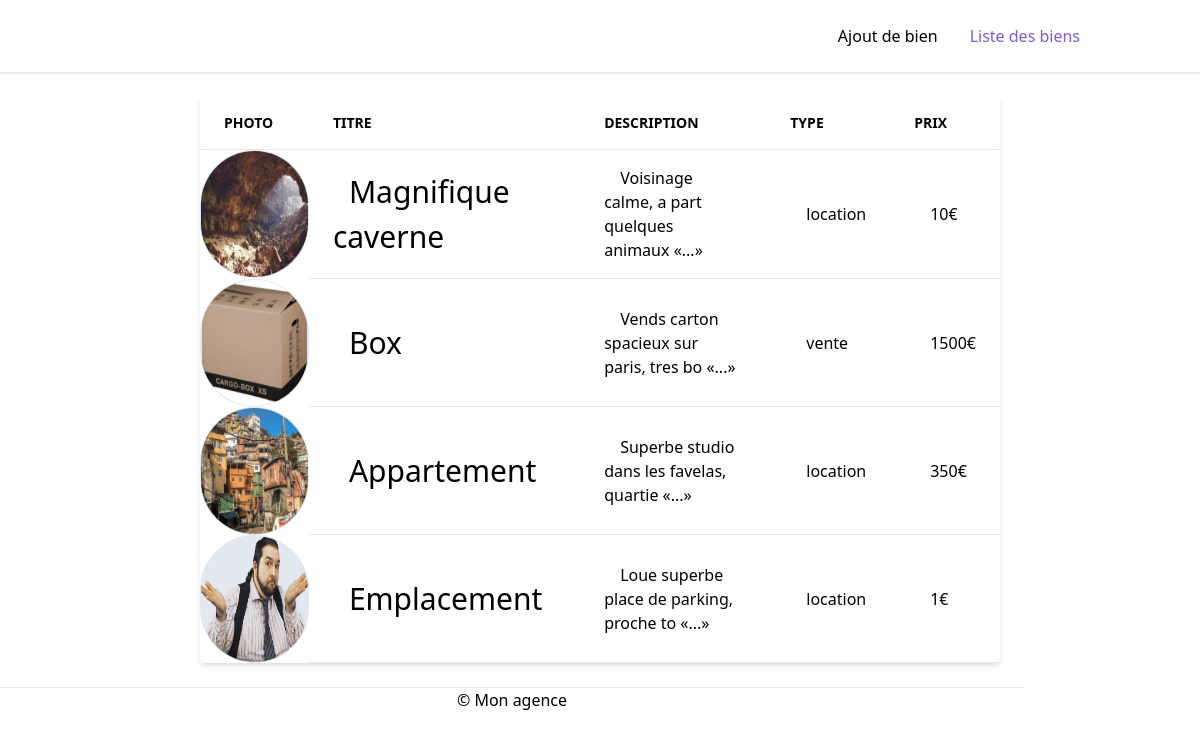
Page /liste.php on the committed database.
### tables this page shows
CREATE TABLE `logement` (
  `id_logement` int(11) NOT NULL,
  `titre` varchar(50) NOT NULL,
  `adresse` varchar(50) NOT NULL,
  `ville` varchar(50) NOT NULL,
  `cp` varchar(5) NOT NULL,
  `surface` varchar(4) NOT NULL,
  `prix` varchar(255) NOT NULL,
  `photo` varchar(255) NOT NULL,
  `type` enum('location','vente') NOT NULL,
  `description` varchar(255) NOT NULL
);

### liste.php (the view)
<?php
require_once 'inc/init.php';
require_once 'inc/header.php';
?>
<ul class="flex flex-col mt-4 -mx-4 pt-4 border-t md:flex-row md:items-center md:mx-0 md:ml-auto md:mt-0 md:pt-0 md:border-0">
        <li>
          <a class="block px-4 py-1 md:p-2 lg:px-4" href="ajout.php" title="Ajout de bien">Ajout de bien</a>
        </li>
        <li>
          <a class="block px-4 py-1 md:p-2 lg:px-4 text-purple-600" href="liste.php" title="Link">Liste des biens</a>
        </li>
      </ul>
    </div>
  </div>
</nav>
<div class="w-2/3 mx-auto">
  <div class="bg-white shadow-md rounded my-6">
    <table class="text-left w-full border-collapse">
    <thead>
        <tr>
          <th class="py-4 px-6 bg-grey-lightest font-bold uppercase text-sm text-grey-dark border-b border-grey-light">Photo</th>
          <th class="py-4 px-6 bg-grey-lightest font-bold uppercase text-sm text-grey-dark border-b border-grey-light">Titre</th>
          <th class="py-4 px-6 bg-grey-lightest font-bold uppercase text-sm text-grey-dark border-b border-grey-light">Description</th>
          <th class="py-4 px-6 bg-grey-lightest font-bold uppercase text-sm text-grey-dark border-b border-grey-light">Type</th>
          <th class="py-4 px-6 bg-grey-lightest font-bold uppercase text-sm text-grey-dark border-b border-grey-light">Prix</th>
        </tr>
    </thead>
    <tbody>
		<?php
        $resultat = $pdo->query('SELECT * FROM logement');
        $donnees = $resultat->fetchAll(PDO::FETCH_ASSOC);
            foreach($donnees as $indice => $bien){
                echo '<tr class="hover:bg-grey-lighter">';
                if (!empty($bien['photo'])) {
                    echo '<td class="inline-block rounded-full bg-gray-300 h-32 line-height-username3">
                    <img class="rounded-full float-left h-full" title="avatar_user" src="thumbnails/logement_'.$bien['id_logement'].'_300x300.jpg"></td>';
                } else {
                echo '<td class="inline-block rounded-full bg-gray-300 h-32 line-height-username3">
                    <img class="rounded-full float-left h-full" title="avatar_user" src="photos/noimage.png"></td>';
                }
                echo '<td class="py-4 px-6 border-b border-grey-light"><span class="ml-4 text-3xl">'.$bien['titre'].'</td>';
                if (strlen($bien['description']) >= 40) {
                  echo '<td class="py-4 px-6 border-b border-grey-light"><span class="ml-4 ">'.substr($bien['description'], 0, 40).' «...» </td>';
                } else {
                  echo '<td class="py-4 px-6 border-b border-grey-light"><span class="ml-4 ">'.$bien['description'].' </td>';
                }
                echo '<td class="py-4 px-6 border-b border-grey-light"><span class="ml-4 ">'.$bien['type'].'</td>';
                echo '<td class="py-4 px-6 border-b border-grey-light"><span class="ml-4 ">'.$bien['prix'].'€</td></tr>';
            }
        ?>
    </tbody>
    </table>
    </div>
    </div>
<?php
require_once 'inc/footer.php';
?>

### inc/header.php (shortened to what this page needs)
<!DOCTYPE html>
<html lang="fr">
<head>
    <link rel='stylesheet' href='https://cdnjs.cloudflare.com/ajax/libs/tailwindcss/1.1.2/tailwind.min.css'/>
</head>
<body>
<nav class="bg-white shadow" role="navigation">
  <div class="container mx-auto p-4 flex flex-wrap items-center md:flex-no-wrap">
    <div class="mr-4 md:mr-8">
      <a href="#" rel="home">
        <svg class="w-10 h-10 text-purple-600" width="54" height="54" viewBox="0 0 54 54" xmlns="http://www.w3.org/2000/svg">
        </svg>
      </a>
    </div>
    <div class="w-full md:w-auto md:flex-grow md:flex md:items-center">

### inc/footer.php
<footer>
        <div class="container">
            <hr>
            <div class="row text-center">
                <div class="col">
                    <p>&copy; Mon agence</p>
                </div>
            </div>
        </div>
    </footer>
    </body>
</html>

### rows in the picture
logement: shows a picture, titre "Magnifique caverne", description "Voisinage calme, a part quelques animaux", type "location", prix "10"
logement: shows a picture, titre "Box", description "Vends carton spacieux sur paris, tres bo", type "vente", prix "1500"
logement: shows a picture, titre "Appartement", description "Superbe studio dans les favelas, quartie", type "location", prix "350"
logement: titre "Emplacement", description "Loue superbe place de parking, proche to", type "location", prix "1"
